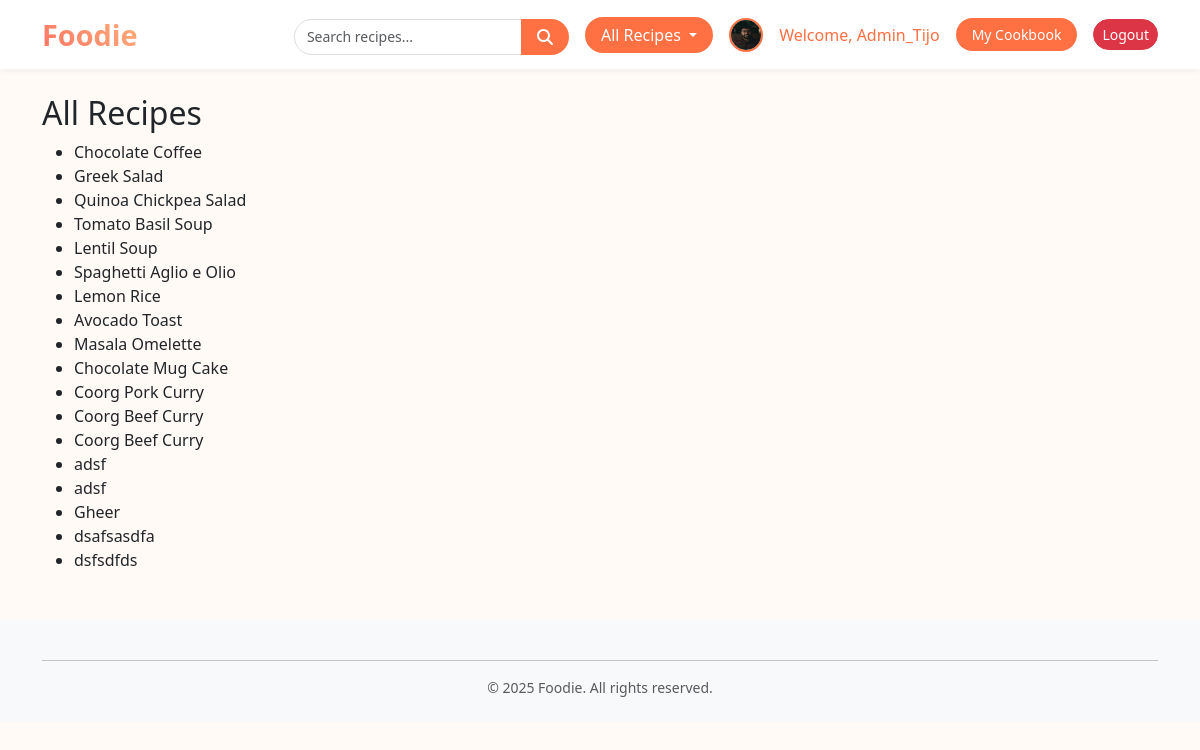
Before: /sandbox/ (signed in) with the older database file.
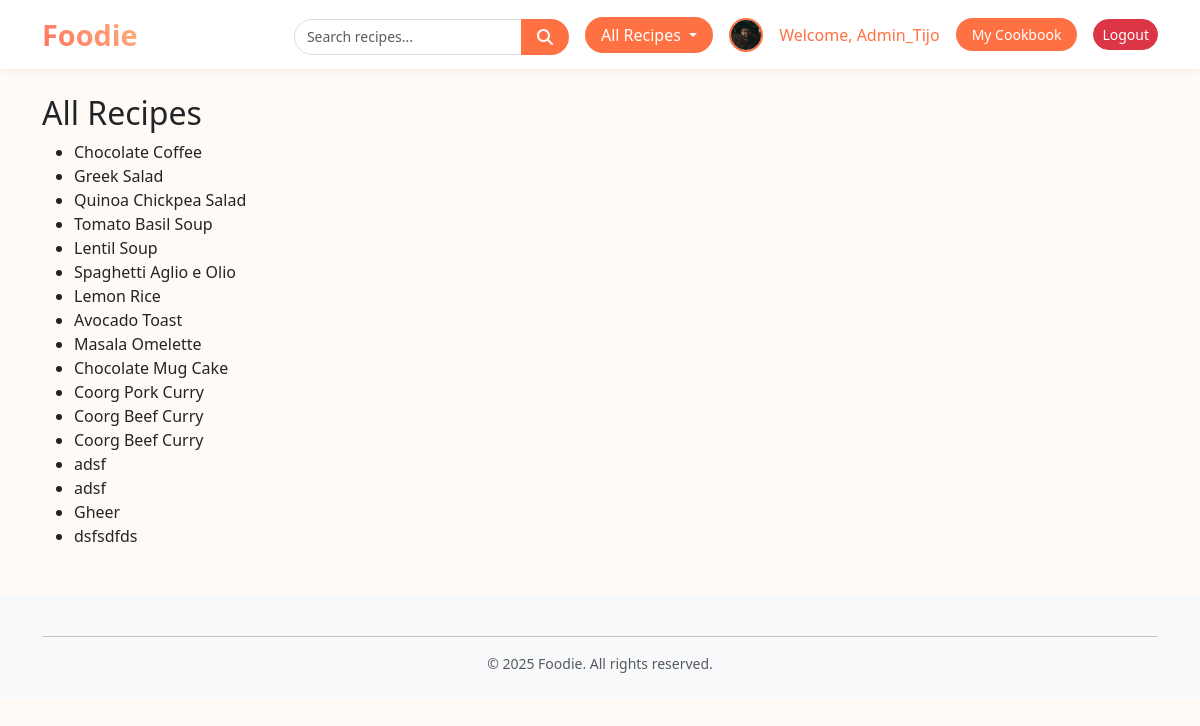
After: the same page with the newer database file.
### recipes/models.py (models this page shows, shortened)
class Recipe(models.Model):
    name = models.CharField(max_length=100)
    description = models.TextField(null=True, blank=True)
    ingredients = models.TextField()
    directions = models.TextField()
    date_added = models.DateTimeField(auto_now_add=True, null=True, blank=True)
    category = models.ForeignKey(Category, on_delete=models.CASCADE)
    image = models.ImageField(
        upload_to='recipe_images/',  # path inside media folder
        null=True,                   # optional
         blank=True )
    user = models.ForeignKey(User, on_delete=models.CASCADE, related_name='recipes', null=True, default=1)
    favorited_by = models.ManyToManyField(
        User,
        related_name="favorite_recipes",
        blank=True
    )
    class Meta:
        ordering = ['date_added']

### sandbox/views.py (the view)
# urls.py: path("", RecipeListView.as_view(), name="recipe-list"),
class RecipeListView(ListView):
    model = Recipe                       # which model to fetch data from
    template_name = "sandbox/index.html" # which template to render
    context_object_name = "recipes"      # variable name in the template

### recipes/forms.py
class SearchForm(forms.Form):
    query = forms.CharField(
        label='',
        widget=forms.TextInput(attrs={
            'placeholder': 'Search recipes',
            'class': 'form-control me-2'  # Bootstrap class for styling
        })
    )

### recipes/context_processors.py (called while the page is built)
def search_form(request):
    return {'search_form': SearchForm()}

### sandbox/templates/sandbox/index.html (shortened to what this page needs)
{% extends "base.html" %} {% load static %} {% load humanize %}
{% block content%}
<h2>All Recipes</h2>
<ul>
  {% for recipe in recipes %}
  <li>{{ recipe.name }}</li>
  {% empty %}
  <li>No recipes available.</li>
  {% endfor %}
</ul>
{% endblock content %}

Changed rows visible on the page:
removed Recipe: name "dsafsasdfa"
